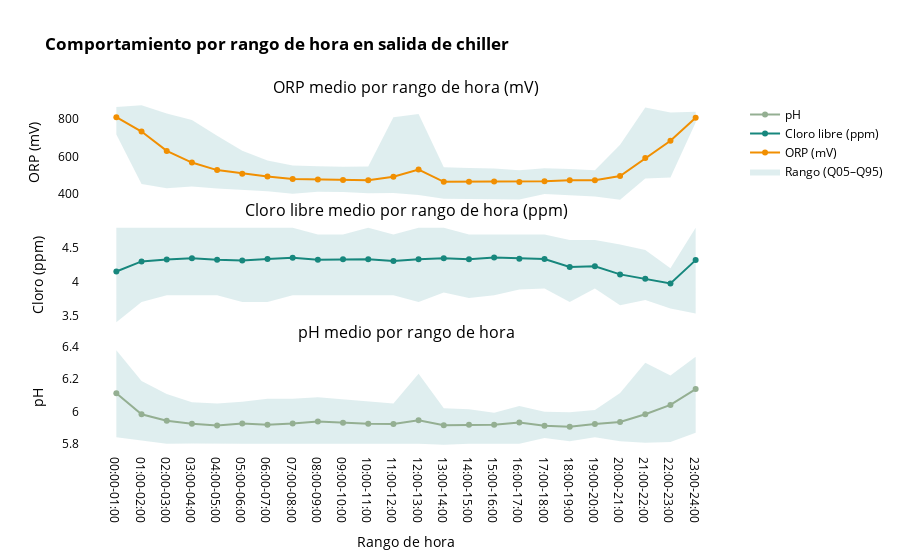

The notebook cell saved with this chart:
### Code cell
stats_hour = build_stats(
    df_sensor,
    group_col="hour_range",
    value_cols=[ "orp_chiller", "cloro_chiller","ph_chiller"]
)

fig = plot_chiller_by_hour_range(stats_hour)
fig.show()
file = f"comportamiento_rango_hora_global.html"
s3.save_plotly_html(fig, file)

### Figure 1 — Plotly figure (JSON) as saved in the notebook; plotly's stock layout.template omitted (floating-point values rounded to 4 significant figures)
{"data": [{"hoverinfo": "skip", "line": {"width": 0}, "mode": "lines", "showlegend": false, "type": "scatter", "x": ["00:00-01:00", "01:00-02:00", "02:00-03:00", "03:00-04:00", "04:00-05:00", "05:00-06:00", "06:00-07:00", "07:00-08:00", "08:00-09:00", "09:00-10:00", "10:00-11:00", "11:00-12:00", "12:00-13:00", "13:00-14:00", "14:00-15:00", "15:00-16:00", "16:00-17:00", "17:00-18:00", "18:00-19:00", "19:00-20:00", "20:00-21:00", "21:00-22:00", "22:00-23:00", "23:00-24:00"], "xaxis": "x", "y": [717.6, 453.4, 430.4, 439.2, 429, 420, 415, 401, 412.1, 410.6, 403.6, 405, 395, 374.4, 372.6, 370.9, 370.7, 400, 394.6, 386.8, 369, 482.5, 487.8, 781.6], "yaxis": "y"}, {"fill": "tonexty", "fillcolor": "rgba(163, 206, 208, 0.35)", "hoverinfo": "skip", "line": {"width": 0}, "mode": "lines", "name": "Rango (Q05–Q95)", "showlegend": true, "type": "scatter", "x": ["00:00-01:00", "01:00-02:00", "02:00-03:00", "03:00-04:00", "04:00-05:00", "05:00-06:00", "06:00-07:00", "07:00-08:00", "08:00-09:00", "09:00-10:00", "10:00-11:00", "11:00-12:00", "12:00-13:00", "13:00-14:00", "14:00-15:00", "15:00-16:00", "16:00-17:00", "17:00-18:00", "18:00-19:00", "19:00-20:00", "20:00-21:00", "21:00-22:00", "22:00-23:00", "23:00-24:00"], "xaxis": "x", "y": [864, 873, 828.6, 794.2, 710.2, 630, 578.5, 552, 547.8, 545, 547, 809, 826, 542, 538, 535.2, 526.6, 536.8, 533.6, 526.4, 662.5, 860.4, 834.3, 838], "yaxis": "y"}, {"line": {"color": "#F18F01", "width": 2}, "marker": {"size": 6}, "mode": "lines+markers", "name": "ORP (mV)", "type": "scatter", "x": ["00:00-01:00", "01:00-02:00", "02:00-03:00", "03:00-04:00", "04:00-05:00", "05:00-06:00", "06:00-07:00", "07:00-08:00", "08:00-09:00", "09:00-10:00", "10:00-11:00", "11:00-12:00", "12:00-13:00", "13:00-14:00", "14:00-15:00", "15:00-16:00", "16:00-17:00", "17:00-18:00", "18:00-19:00", "19:00-20:00", "20:00-21:00", "21:00-22:00", "22:00-23:00", "23:00-24:00"], "xaxis": "x", "y": [809.6, 733.0, 629.5, 567.3, 527.2, 508.0, 492.4, 480.1, 476.6, 474.3, 472.6, 491.4, 530.0, 464.7, 464.5, 466.3, 463.9, 467.1, 473.5, 473.5, 495.1, 591.3, 683.5, 806.6], "yaxis": "y"}, {"hoverinfo": "skip", "line": {"width": 0}, "mode": "lines", "showlegend": false, "type": "scatter", "x": ["00:00-01:00", "01:00-02:00", "02:00-03:00", "03:00-04:00", "04:00-05:00", "05:00-06:00", "06:00-07:00", "07:00-08:00", "08:00-09:00", "09:00-10:00", "10:00-11:00", "11:00-12:00", "12:00-13:00", "13:00-14:00", "14:00-15:00", "15:00-16:00", "16:00-17:00", "17:00-18:00", "18:00-19:00", "19:00-20:00", "20:00-21:00", "21:00-22:00", "22:00-23:00", "23:00-24:00"], "xaxis": "x2", "y": [3.4, 3.7, 3.8, 3.8, 3.8, 3.7, 3.7, 3.8, 3.8, 3.8, 3.8, 3.8, 3.7, 3.84, 3.76, 3.8, 3.885, 3.9, 3.7, 3.9, 3.65, 3.73, 3.605, 3.53], "yaxis": "y2"}, {"fill": "tonexty", "fillcolor": "rgba(163, 206, 208, 0.35)", "hoverinfo": "skip", "line": {"width": 0}, "mode": "lines", "showlegend": false, "type": "scatter", "x": ["00:00-01:00", "01:00-02:00", "02:00-03:00", "03:00-04:00", "04:00-05:00", "05:00-06:00", "06:00-07:00", "07:00-08:00", "08:00-09:00", "09:00-10:00", "10:00-11:00", "11:00-12:00", "12:00-13:00", "13:00-14:00", "14:00-15:00", "15:00-16:00", "16:00-17:00", "17:00-18:00", "18:00-19:00", "19:00-20:00", "20:00-21:00", "21:00-22:00", "22:00-23:00", "23:00-24:00"], "xaxis": "x2", "y": [4.8, 4.8, 4.8, 4.8, 4.8, 4.8, 4.8, 4.8, 4.7, 4.7, 4.8, 4.7, 4.8, 4.8, 4.7, 4.7, 4.7, 4.7, 4.62, 4.62, 4.55, 4.47, 4.2, 4.8], "yaxis": "y2"}, {"line": {"color": "#17877D", "width": 2}, "marker": {"size": 6}, "mode": "lines+markers", "name": "Cloro libre (ppm)", "type": "scatter", "x": ["00:00-01:00", "01:00-02:00", "02:00-03:00", "03:00-04:00", "04:00-05:00", "05:00-06:00", "06:00-07:00", "07:00-08:00", "08:00-09:00", "09:00-10:00", "10:00-11:00", "11:00-12:00", "12:00-13:00", "13:00-14:00", "14:00-15:00", "15:00-16:00", "16:00-17:00", "17:00-18:00", "18:00-19:00", "19:00-20:00", "20:00-21:00", "21:00-22:00", "22:00-23:00", "23:00-24:00"], "xaxis": "x2", "y": [4.152, 4.302, 4.328, 4.35, 4.326, 4.315, 4.337, 4.357, 4.326, 4.333, 4.333, 4.307, 4.335, 4.347, 4.332, 4.358, 4.342, 4.336, 4.219, 4.229, 4.109, 4.043, 3.975, 4.321], "yaxis": "y2"}, {"hoverinfo": "skip", "line": {"width": 0}, "mode": "lines", "showlegend": false, "type": "scatter", "x": ["00:00-01:00", "01:00-02:00", "02:00-03:00", "03:00-04:00", "04:00-05:00", "05:00-06:00", "06:00-07:00", "07:00-08:00", "08:00-09:00", "09:00-10:00", "10:00-11:00", "11:00-12:00", "12:00-13:00", "13:00-14:00", "14:00-15:00", "15:00-16:00", "16:00-17:00", "17:00-18:00", "18:00-19:00", "19:00-20:00", "20:00-21:00", "21:00-22:00", "22:00-23:00", "23:00-24:00"], "xaxis": "x3", "y": [5.841, 5.82, 5.8, 5.803, 5.8, 5.8, 5.8, 5.8, 5.801, 5.8, 5.8, 5.8, 5.8, 5.794, 5.8, 5.8, 5.8, 5.836, 5.816, 5.84, 5.815, 5.806, 5.811, 5.869], "yaxis": "y3"}, {"fill": "tonexty", "fillcolor": "rgba(163, 206, 208, 0.35)", "hoverinfo": "skip", "line": {"width": 0}, "mode": "lines", "showlegend": false, "type": "scatter", "x": ["00:00-01:00", "01:00-02:00", "02:00-03:00", "03:00-04:00", "04:00-05:00", "05:00-06:00", "06:00-07:00", "07:00-08:00", "08:00-09:00", "09:00-10:00", "10:00-11:00", "11:00-12:00", "12:00-13:00", "13:00-14:00", "14:00-15:00", "15:00-16:00", "16:00-17:00", "17:00-18:00", "18:00-19:00", "19:00-20:00", "20:00-21:00", "21:00-22:00", "22:00-23:00", "23:00-24:00"], "xaxis": "x3", "y": [6.38, 6.19, 6.109, 6.057, 6.05, 6.06, 6.08, 6.08, 6.088, 6.075, 6.06, 6.05, 6.235, 6.02, 6.014, 5.993, 6.034, 5.998, 5.996, 6.01, 6.115, 6.303, 6.223, 6.34], "yaxis": "y3"}, {"line": {"color": "#94AF92", "width": 2}, "marker": {"size": 6}, "mode": "lines+markers", "name": "pH", "type": "scatter", "x": ["00:00-01:00", "01:00-02:00", "02:00-03:00", "03:00-04:00", "04:00-05:00", "05:00-06:00", "06:00-07:00", "07:00-08:00", "08:00-09:00", "09:00-10:00", "10:00-11:00", "11:00-12:00", "12:00-13:00", "13:00-14:00", "14:00-15:00", "15:00-16:00", "16:00-17:00", "17:00-18:00", "18:00-19:00", "19:00-20:00", "20:00-21:00", "21:00-22:00", "22:00-23:00", "23:00-24:00"], "xaxis": "x3", "y": [6.113, 5.983, 5.942, 5.925, 5.913, 5.925, 5.918, 5.925, 5.938, 5.931, 5.924, 5.922, 5.945, 5.915, 5.918, 5.918, 5.932, 5.911, 5.906, 5.923, 5.935, 5.983, 6.041, 6.139], "yaxis": "y3"}], "layout": {"annotations": [{"font": {"size": 16}, "showarrow": false, "text": "ORP medio por rango de hora (mV)", "x": 0.5, "xanchor": "center", "xref": "paper", "y": 1, "yanchor": "bottom", "yref": "paper"}, {"font": {"size": 16}, "showarrow": false, "text": "Cloro libre medio por rango de hora (ppm)", "x": 0.5, "xanchor": "center", "xref": "paper", "y": 0.65, "yanchor": "bottom", "yref": "paper"}, {"font": {"size": 16}, "showarrow": false, "text": "pH medio por rango de hora", "x": 0.5, "xanchor": "center", "xref": "paper", "y": 0.3, "yanchor": "bottom", "yref": "paper"}], "font": {"color": "black"}, "hovermode": "x unified", "paper_bgcolor": "rgba(0,0,0,0)", "plot_bgcolor": "rgba(0,0,0,0)", "title": {"text": "<b>Comportamiento por rango de hora en salida de chiller</b>"}, "xaxis": {"anchor": "y", "domain": [0, 1], "matches": "x3", "showticklabels": false}, "xaxis2": {"anchor": "y2", "domain": [0, 1], "matches": "x3", "showticklabels": false}, "xaxis3": {"anchor": "y3", "categoryarray": ["00:00-01:00", "01:00-02:00", "02:00-03:00", "03:00-04:00", "04:00-05:00", "05:00-06:00", "06:00-07:00", "07:00-08:00", "08:00-09:00", "09:00-10:00", "10:00-11:00", "11:00-12:00", "12:00-13:00", "13:00-14:00", "14:00-15:00", "15:00-16:00", "16:00-17:00", "17:00-18:00", "18:00-19:00", "19:00-20:00", "20:00-21:00", "21:00-22:00", "22:00-23:00", "23:00-24:00"], "categoryorder": "array", "domain": [0, 1], "title": {"text": "Rango de hora"}, "type": "category"}, "yaxis": {"anchor": "x", "domain": [0.7, 1], "title": {"text": "ORP (mV)"}}, "yaxis2": {"anchor": "x2", "domain": [0.35, 0.65], "title": {"text": "Cloro (ppm)"}}, "yaxis3": {"anchor": "x3", "domain": [0, 0.3], "title": {"text": "pH"}}}}
